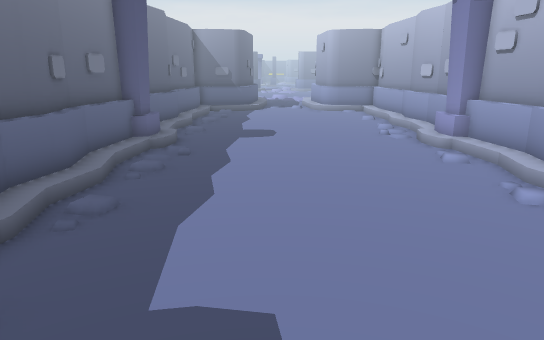
[1] (above)

12 first-person views from a walk through a 3-D level made in the Unity game engine. The camera is 1.4 m above the floor, tilts 14° down and sees 70° across. The floor is counted in squares, 0.5 m on a side. Each view is taken from the middle of a square. On the plan, view 1 faces up. The plan holds only what a view shows up to about 20 squares ahead; the rest is blank. The place goes on beyond the plan. The player is left out. Some animated figures are not drawn. Door leaves are left out, so doorways stand open.

[2]
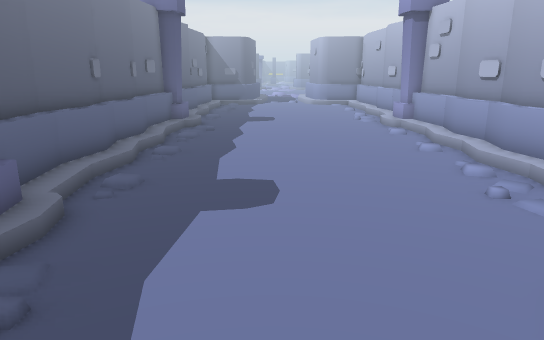

[3]
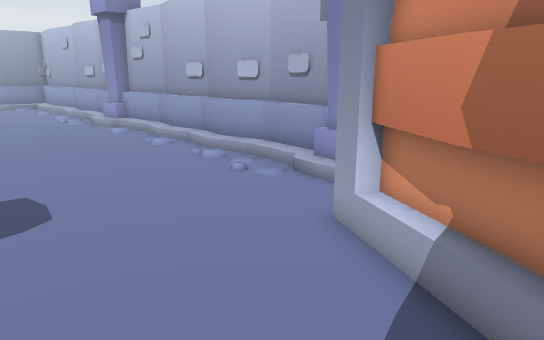

[4]
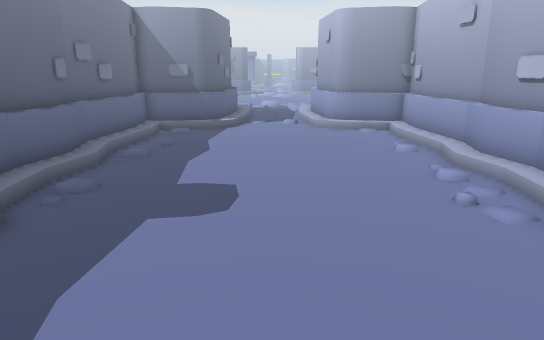

[5]
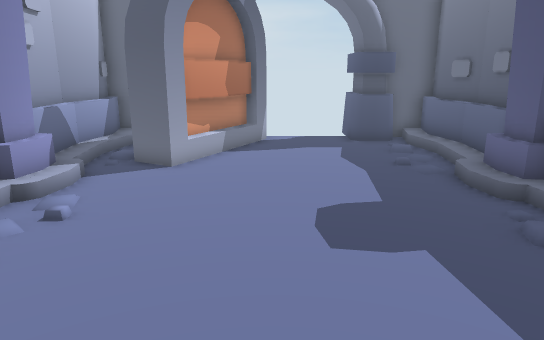

[6]
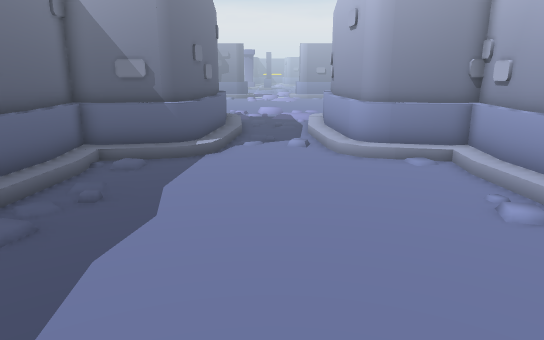

[7]
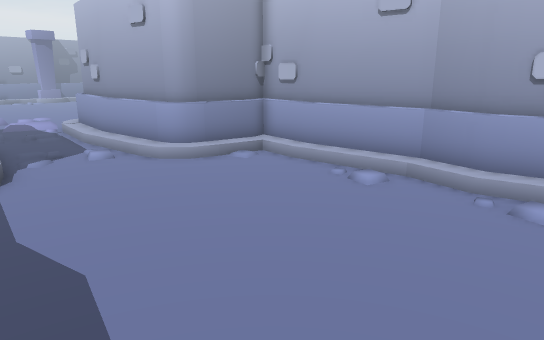

[8]
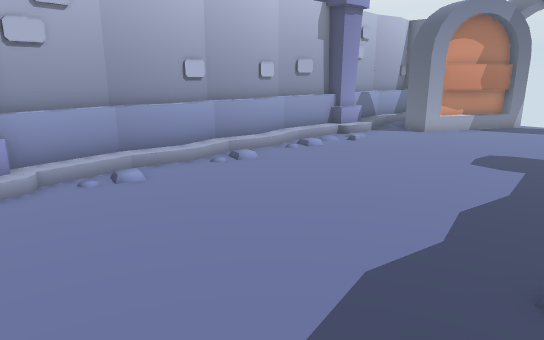

[9]
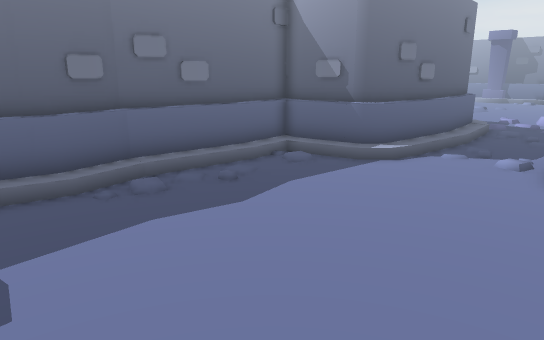

[10]
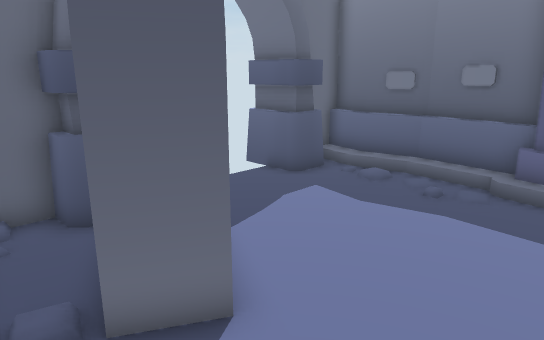

[11]
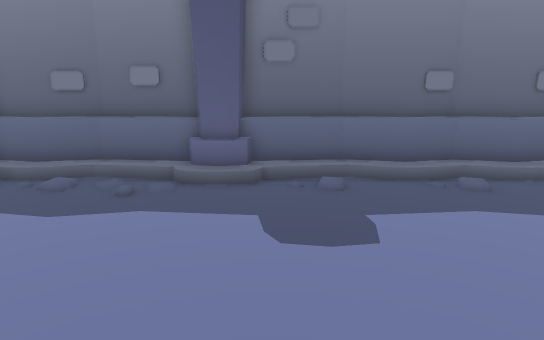

[12]
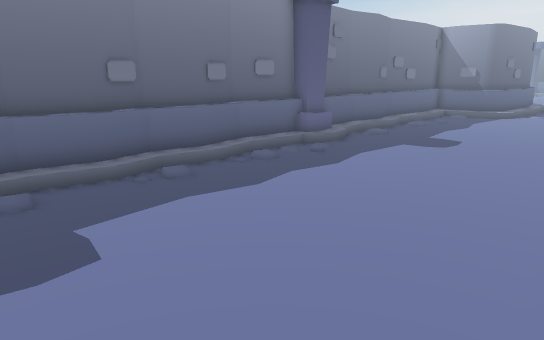

### Floor plan
Key: @ floor where view 1 was taken; # wall or solid block; . main floor; : floor 0.25 m higher than the main floor; / step, stairs or slope; = window, fence, low wall or low ledge; ^ raised ledge; O other object.
Columns run from 6 left of view 1 to 8 right of it. Each row starts with its distance up from view 1.
 41      /....
 40     #/....#
 39     #/.../#
 38     #/.../#
 37     #=.../#
 36     #=.../#
 35     #=.../#
 34     #=.../#
 33     #:..//^
 32     #/..//##
 31 #####/....=####
 30 #==//.....//==#
 29 #=./........./#
 28 #=...........=#
 27 #=.........../#
 26 #=.........../#
 25 #/..........//#
 24 #/..........//#
 23 #=.........../#
 22 #=...........=#
 21 #=..........//#
 20 ##..........//#
 19 ##.........../#
 18 #=.........../#
 17 #=.........../#
 16  #........../##
 15 ##...........##
 14 #=.........../#
 13 #/..........//^
 12 #/..........//#
 11 #=.........../#
 10 #=...........=#
  9 #=..........//#
  8 #/..........//#
  7 #/.........../#
  6 #=...........=#
  5 #/..........//#
  4 #//........../#
  3 #//........../#
  2 #=.........../#
  1 ##...........##
  0 ##....@...../##
 -1 #=.........../#
 -2 #/........OO./#
 -3 #/.......OOO//^
 -4 #/.......OO ./#
 -5 #=......OO ../#
 -6 #=OO....OOO..=#
 -7 ##OOO..OO O####
 -8 ##OOO     O#
 -9    O

Where each view was taken, in squares from view 1:
view 1: 0 up, 0 right, facing up
view 2: 6 down, 0 right, facing up
view 3: 6 down, 2 left, facing up-right
view 4: 10 up, 1 right, facing up
view 5: 10 up, 1 right, facing down
view 6: 17 up, 1 right, facing up
view 7: 19 up, 3 left, facing up-right
view 8: 17 up, 4 left, facing down-right
view 9: 19 up, 5 right, facing up-left
view 10: 2 up, 7 right, facing down-left
view 11: 2 up, 7 right, facing left
view 12: 2 up, 6 right, facing up-left
